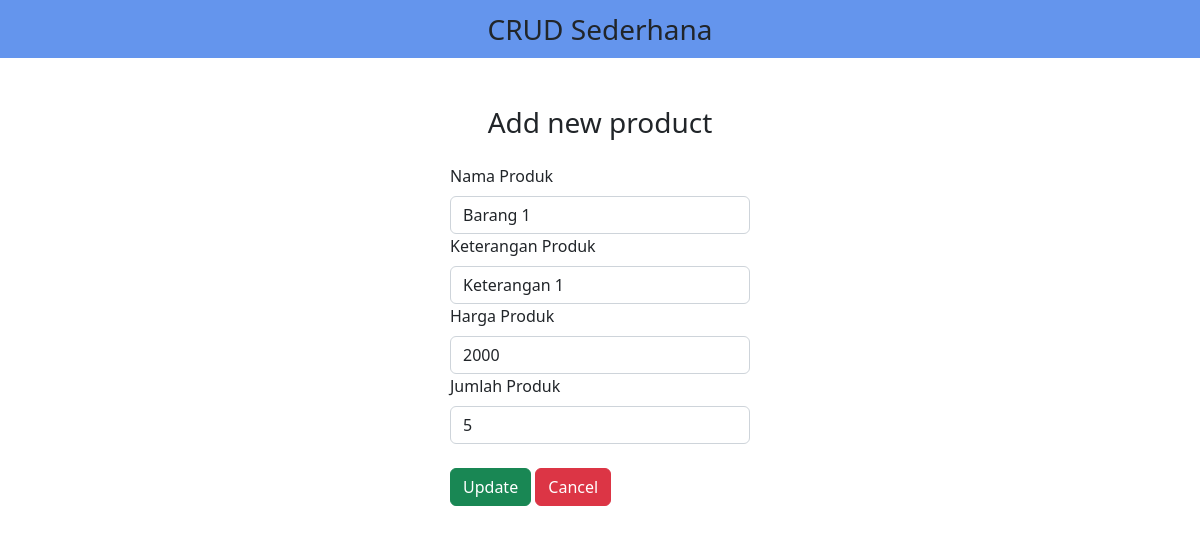
The app's page /edit.php?produk_id=6 with its own data.
### tables this page shows
CREATE TABLE `produk` (
  `produk_id` int(11) NOT NULL,
  `nama_produk` varchar(32) NOT NULL,
  `keterangan` varchar(255) NOT NULL,
  `harga` decimal(10,0) NOT NULL,
  `jumlah` int(11) NOT NULL
);

### edit.php (the view, shortened to what this page needs)
<?php
include "db_conn.php";
?>
<!doctype html>
<html lang="en">
<head>
    <link href="https://cdn.jsdelivr.net/npm/bootstrap@5.2.3/dist/css/bootstrap.min.css" rel="stylesheet">
    <link rel="stylesheet" href="https://cdnjs.cloudflare.com/ajax/libs/font-awesome/6.2.1/css/all.min.css" />
</head>
<body>
    <nav class="navbar navbar-light justify-content-center fs-3 mb-5" style="background-color:cornflowerblue">
        CRUD Sederhana
    </nav>
    <div class="container">
        <div class="text-center mb-4">
            <h3>Add new product</h3>
        </div>
        <?php
        $produk_id = $_GET['produk_id'];
        $sql = "SELECT * FROM produk WHERE produk_id = $produk_id LIMIT 1 ";
        $result = mysqli_query($conn, $sql);
        $row = mysqli_fetch_assoc($result);
        ?>
        <div class="container d-flex justify-content-center">
            <form action="" method="POST" style="min-width:300px">
                <div class="row">
                    <div class="col">
                        <label for="" class="form-label">Nama Produk</label>
                        <input type="text" class="form-control" name="nama_produk" value="<?= $row['nama_produk']; ?>">
                    </div>
                </div>
                <div class="row">
                    <div class="col">
                        <label for="" class="form-label">Keterangan Produk</label>
                        <input type="text" class="form-control" name="keterangan" value="<?= $row['keterangan']; ?>">
                    </div>
                </div>
                <div class="row">
                    <div class="col">
                        <label for="" class="form-label">Harga Produk</label>
                        <input type="text" class="form-control" name="harga" value="<?= $row['harga']; ?>">
                    </div>
                </div>
                <div class="row">
                    <div class="col">
                        <label for="" class="form-label">Jumlah Produk</label>
                        <input type="text" class="form-control" name="jumlah" value="<?= $row['jumlah']; ?>">
                    </div>
                </div>
                <div>
                    <br>
                    <button type="submit" class="btn btn-success" name="submit">Update</button>
                    <a href="index.php" class="btn btn-danger">Cancel</a>
                </div>
            </form>
        </div>
    </div>
</body>
</html>

### records on screen
produk: nama_produk "Barang 1", keterangan "Keterangan 1", harga "2000", jumlah "5"
